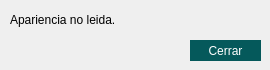
<?xml version="1.0" encoding="UTF-8"?>
<ui version="4.0">
 <class>qtdialog</class>
 <widget class="QDialog" name="qtdialog">
  <property name="geometry">
   <rect>
    <x>0</x>
    <y>0</y>
    <width>270</width>
    <height>70</height>
   </rect>
  </property>
  <property name="minimumSize">
   <size>
    <width>270</width>
    <height>70</height>
   </size>
  </property>
  <property name="maximumSize">
   <size>
    <width>270</width>
    <height>70</height>
   </size>
  </property>
  <property name="windowTitle">
   <string>ERROR (201)</string>
  </property>
  <widget class="QPushButton" name="boton_cerrar">
   <property name="geometry">
    <rect>
     <x>190</x>
     <y>40</y>
     <width>71</width>
     <height>21</height>
    </rect>
   </property>
   <property name="cursor">
    <cursorShape>PointingHandCursor</cursorShape>
   </property>
   <property name="styleSheet">
    <string notr="true">QPushButton{
	color: white;
	background-color: #05595b;
	border: 0px;
}

QPushButton:hover {
	background-color: #088689;
}</string>
   </property>
   <property name="text">
    <string>Cerrar</string>
   </property>
  </widget>
  <widget class="QLabel" name="label_texto">
   <property name="geometry">
    <rect>
     <x>10</x>
     <y>10</y>
     <width>251</width>
     <height>20</height>
    </rect>
   </property>
   <property name="text">
    <string>Apariencia no leida.</string>
   </property>
  </widget>
 </widget>
 <resources/>
 <connections/>
</ui>
